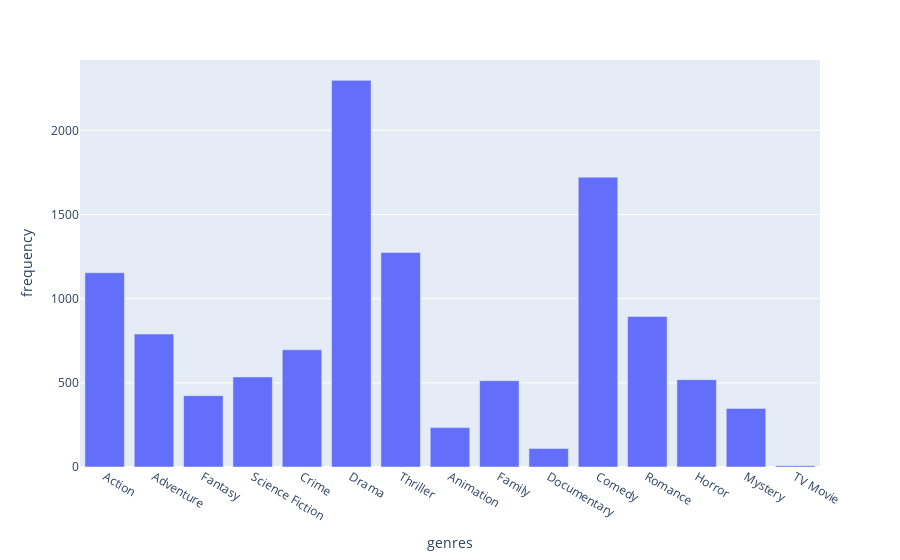

This figure's notebook cell:
### Markdown cell above
## Q4: Use bar chart draws the relationship between genres of movies and Frequency.

### Code cell
fig = px.bar(genres, x='genres', y='frequency')
fig.show()

### Figure 1 — Plotly figure (JSON) as saved in the notebook; plotly's stock layout.template omitted (floating-point values rounded to 4 significant figures)
{"data": [{"alignmentgroup": "True", "hovertemplate": "genres=%{x}<br>frequency=%{y}<extra></extra>", "legendgroup": "", "marker": {"color": "#636efa", "pattern": {"shape": ""}}, "name": "", "offsetgroup": "", "orientation": "v", "showlegend": false, "textposition": "auto", "type": "bar", "x": ["Action", "Adventure", "Fantasy", "Science Fiction", "Crime", "Drama", "Thriller", "Animation", "Family", "Documentary", "Comedy", "Romance", "Horror", "Mystery", "TV Movie"], "xaxis": "x", "y": [1154, 790, 424, 535, 696, 2297, 1274, 234, 513, 110, 1722, 894, 519, 348, 8], "yaxis": "y"}], "layout": {"barmode": "relative", "legend": {"tracegroupgap": 0}, "margin": {"t": 60}, "xaxis": {"anchor": "y", "domain": [0, 1], "title": {"text": "genres"}}, "yaxis": {"anchor": "x", "domain": [0, 1], "title": {"text": "frequency"}}}}
